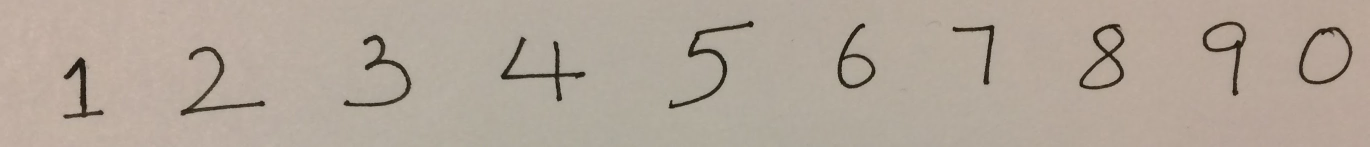
%> input picture project1_package/project1_package/images/image1.JPG, 2739 x 294 px (shown at 1/2 size)
$ octave ec.m   (GNU Octave 9; MATLAB toolbox functions it lacks are replaced by stand-ins)
%> lines starting %> are read from the running program, lines starting %| are printed output that depends on the picture; in (x1, y1, x2, y2) boxes, pixels count from 0 and x2, y2 are one past the last pixel; in counts of white or black regions, pixels touching at a corner belong together; the program's own positions count from 1
### project1_package/project1_package/matlab/convnet_forward.m
function [output, P] = convnet_forward(params, layers, data)
    l = length(layers); %l = 10

    %batch_size = layers{1}.batch_size;
    assert(strcmp(layers{1}.type, 'DATA') == 1, 'first layer must be data layer');
    output{1}.data = data;

    output{1}.height = layers{1}.height;

    output{1}.width = layers{1}.width;

    output{1}.channel = layers{1}.channel;

    output{1}.batch_size = layers{1}.batch_size;

    output{1}.diff = 0;
    for i = 2:l-1

        switch layers{i}.type

            case 'CONV'
                output{i} = conv_layer_forward(output{i-1}, layers{i}, params{i-1});

            case 'POOLING'
                output{i} = pooling_layer_forward(output{i-1}, layers{i});
            case 'IP'
                output{i} = inner_product_forward(output{i-1}, layers{i}, params{i-1});
            case 'RELU'

                output{i} = relu_forward(output{i-1});
            case 'ELU'
                output{i} = elu_forward(output{i-1}, layers{i});
        end
    end
    if nargout > 1
        W = bsxfun(@plus, params{l-1}.w * output{l-1}.data, params{l-1}.b);
        W = [W; zeros(1, size(W, 2))];
        W=bsxfun(@minus, W, max(W));
        W=exp(W);

        % Convert to Probabilities by normalizing
        P=bsxfun(@rdivide, W, sum(W));
    end
end

### project1_package/project1_package/matlab/get_lenet.m
function layers = get_lenet()

    layers{1}.type = 'DATA';
    layers{1}.height = 28;
    layers{1}.width = 28;
    layers{1}.channel = 1;
    layers{1}.batch_size = 100;

    layers{2}.type = 'CONV';
    layers{2}.num = 20;
    layers{2}.k = 5;
    layers{2}.stride = 1;
    layers{2}.pad = 0;
    layers{2}.group = 1;

    layers{3}.type = 'RELU';

    layers{4}.type = 'POOLING';
    layers{4}.k = 2;
    layers{4}.stride = 2;
    layers{4}.pad = 0;


    layers{5}.type = 'CONV';
    layers{5}.k = 5;
    layers{5}.stride = 1;
    layers{5}.pad = 0;
    layers{5}.group = 1;
    layers{5}.num = 50;

    layers{6}.type = 'RELU';

    layers{7}.type = 'POOLING';
    layers{7}.k = 2;
    layers{7}.stride = 2;
    layers{7}.pad = 0;

    layers{8}.type = 'IP';
    layers{8}.num = 500;
    layers{8}.init_type = 'uniform';

    layers{9}.type = 'RELU';

    layers{10}.type = 'LOSS';
    layers{10}.num = 10;

end

### project1_package/project1_package/ec/ec.m


%%%
% To test an image, file name must be manually changed. Padding and subplot
% must be also manully chosen.
%%%
layers = get_lenet();
load lenet.mat


%%%%%%%%%%%%%
% This is the section that needs manual modification

pic1 = imread('../images/image1.jpg');  %change image name here
%> pic1 is the input picture: size 294x2739x3 uint8; mean R, G, B 178.5, 166.4, 154
%padding = 100;              % padding for image1-3
padding = 10;               % padding for image4

%%%%%%%%%%%%%

pic1 = rgb2gray(pic1);                                                       %change to 2D picture
%> pic1: size 294x2739 uint8
pic1 = imbinarize(pic1);                                                     % threshholding
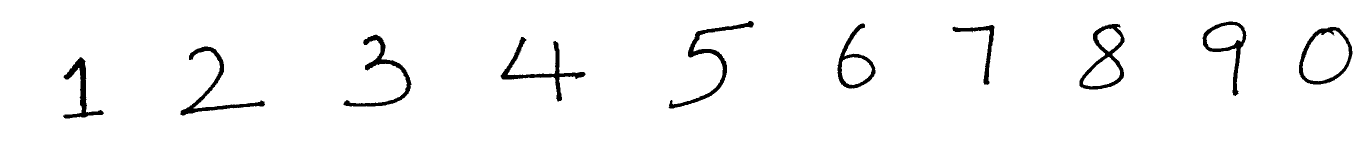
%> pic1: size 294x2739 logical (shown at 1/2 size); 96.8% white; 10 black regions, largest, box (x1, y1, x2, y2) and area: (1337, 42, 1508, 217) 3214, (1001, 74, 1171, 203) 3040, (361, 93, 530, 231) 2926
pic1 = imcomplement(pic1);                                                   % Black and white exchange
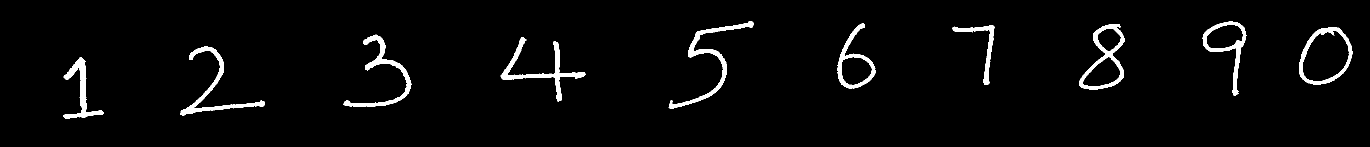
%> pic1: size 294x2739 logical (shown at 1/2 size); 3.2% white; 10 white regions, largest, box (x1, y1, x2, y2) and area: (1337, 42, 1508, 217) 3214, (1001, 74, 1171, 203) 3040, (361, 93, 530, 231) 2926
se = strel('line',1,1);
pic1 = imdilate(pic1,se);
connected = bwconncomp(pic1);
%> connected = 10 connected components
part_num = connected.NumObjects;                                             %getting number of connected parts
%> part_num = 10


total_part= bwlabel(pic1,8);                                                 %for differnt part assign a label
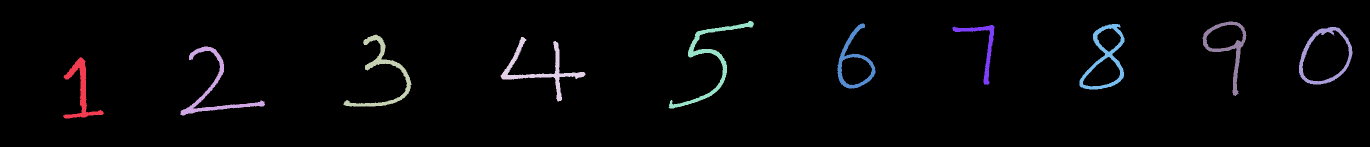
%> total_part: size 294x2739 double (shown at 1/2 size); 11 distinct labels, from 0 to 10; one colour per label, 0 black
for i = 1: part_num

    [r,c] = find(total_part == i);
    part = [r c];
    total_point = size(part,1);


    i_h = max(part(:,1))-min(part(:,1));
    i_w = max(part(:,2))-min(part(:,2));

    if i_h> i_w                                                              %select highest side for new figure dimension
        create_part = zeros([i_h + padding , i_h + padding]);
        row_pad = round(size(create_part,1)/2 - i_h/2);
        col_pad = round(size(create_part,2)/2 - i_w/2);
    else
        create_part = zeros([i_w + padding , i_w + padding]);
        row_pad = round(size(create_part,1)/2 - i_h/2);
        col_pad = round(size(create_part,2)/2 - i_w/2);
    end


    for j = 1:total_point                                                    % plot all point of the number to a new figure
        row_index = part(j,1)-min(part(:,1))+1;
        col_index = part(j,2)-min(part(:,2))+1;
        create_part(row_index+ row_pad,col_index+ col_pad) = 1;              % adding padding


    end
    pic1=imresize(create_part,[28 28]);

%%%%%%%%%%%%%
% [6 lines of commented-out code are left out]

%%%%%%%%%%%%%
    imshow(pic1)

    pic1 = pic1';                                                            %transpose for prediction
    pic1 = reshape(pic1, 28*28, 1);
    [output, P] = convnet_forward(params, layers, pic1);
    [M,number] = max(P);
    result = number-1;
    title(['prediction: ',num2str(result)])


end
%> this loop made 10 passes
%> (total_point, i_h, i_w, row_pad, col_pad, W in convnet_forward, M, number) on passes 2, 3, 4, 8, 10: (2926, 137, 168, 21, 5, [4.31; 2.86; 9.83; 6.7; -2.79; 6.87; 1.93; -1.3; 4.25], 0.905, 3), (2901, 143, 135, 5, 9, [-1.61; -2.26; -2.7; 4.36; -5.66; 0.864; -9.19; 1.1; -4.11], 0.92, 4), (3040, 128, 169, 26, 5, [-7.38; -5.18; -1.83; -1.24; 2.37; -6; -2.51; -0.632; -5.28], 0.838, 5), (2863, 130, 89, 5, 26, [-7.48; 1.27; 3.56; 5.49; -2.43; -0.514; -6.95; -3.53; 4.07], 0.71, 4), (2402, 114, 106, 5, 9, [3; -1.75; 3.03; 3.02; -3.89; 3.74; -0.318; -0.54; 4.11], 0.366, 9)
%> (total_point, i_h, i_w, row_pad, col_pad, M, number, result) on passes 1, 5, 6, 7, 9: (2338, 122, 81, 5, 26, 0.589, 9, 8), (3214, 174, 170, 5, 7, 0.541, 8, 7), (2188, 129, 75, 5, 32, 0.988, 6, 5), (1580, 119, 83, 5, 23, 0.595, 5, 4), (2388, 148, 87, 5, 36, 0.95, 8, 7)
%> pass 1, `pic1=imresize(create_part,[28 28]);`:
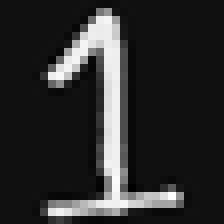
%> pic1: size 28x28 double (shown 8 times larger); min -0.0786, max 1.1, mean 0.134; drawn with min black and max white
%> pass 1, `pic1 = pic1';`:
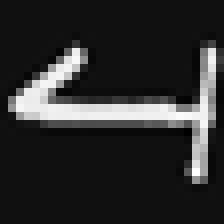
%> pic1: size 28x28 double (shown 8 times larger); min -0.0786, max 1.1, mean 0.134; mean of the top-left, top-right, bottom-left and bottom-right quarters 0.196, 0.121, 0.0705, 0.149; drawn with min black and max white
%> after the loop:
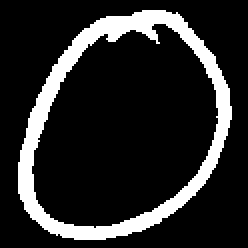
%> create_part: size 124x124 double (shown 2 times larger); values 0 (black) and 1 (white), 15.6% white; 1 white region, box (x1, y1, x2, y2) and area: (9, 5, 116, 120) 2402
